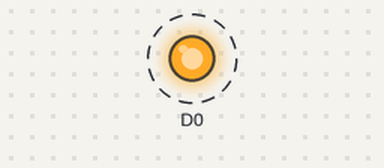
Recording of a sketch running on a simulated ESP8266 (NodeMCU). Parts: output pins drawn as LEDs (lit = HIGH). Dashed ring = blinking.

Above: at 0.15 s.
Timing chart, 0 to 3.0 s (numbered marks = the images above):
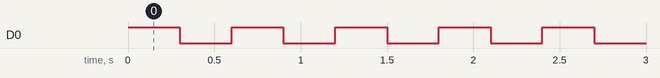

Measured:
- by itself, D0: alternates HIGH for 0.30 s and LOW for 0.30 s

The sketch:

3-blinking-led.ino
```cpp
class Led
{
    const int pin; // This is where your LED is plugged in. The other side goes to a resistor connected to GND.
    bool state;

public:
    Led(int pin)
        : pin(pin), state(false)
    {
        pinMode(pin, OUTPUT); // Our LED pin is output (lighting up the LED)
    }

    void set(bool on)
    {
        state = on;
        digitalWrite(pin, on ? HIGH : LOW);
    }

    void toggle()
    {
        set(!state);
    }
};

Led led(D0);

void loop()
{
    led.toggle();
    delay(300);
}
```
